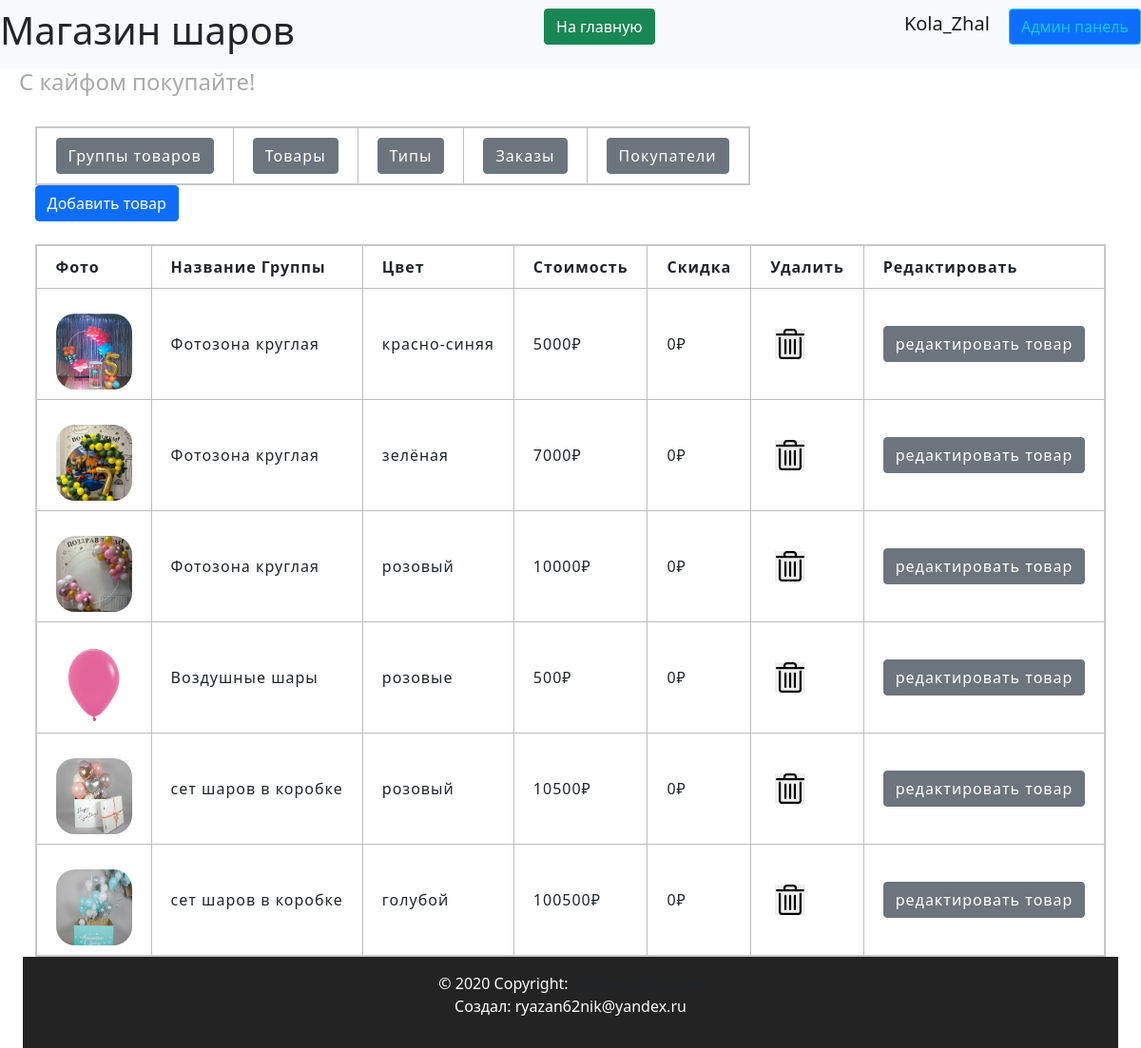
/admin/products (signed in), run on an earlier commit of the app's database.
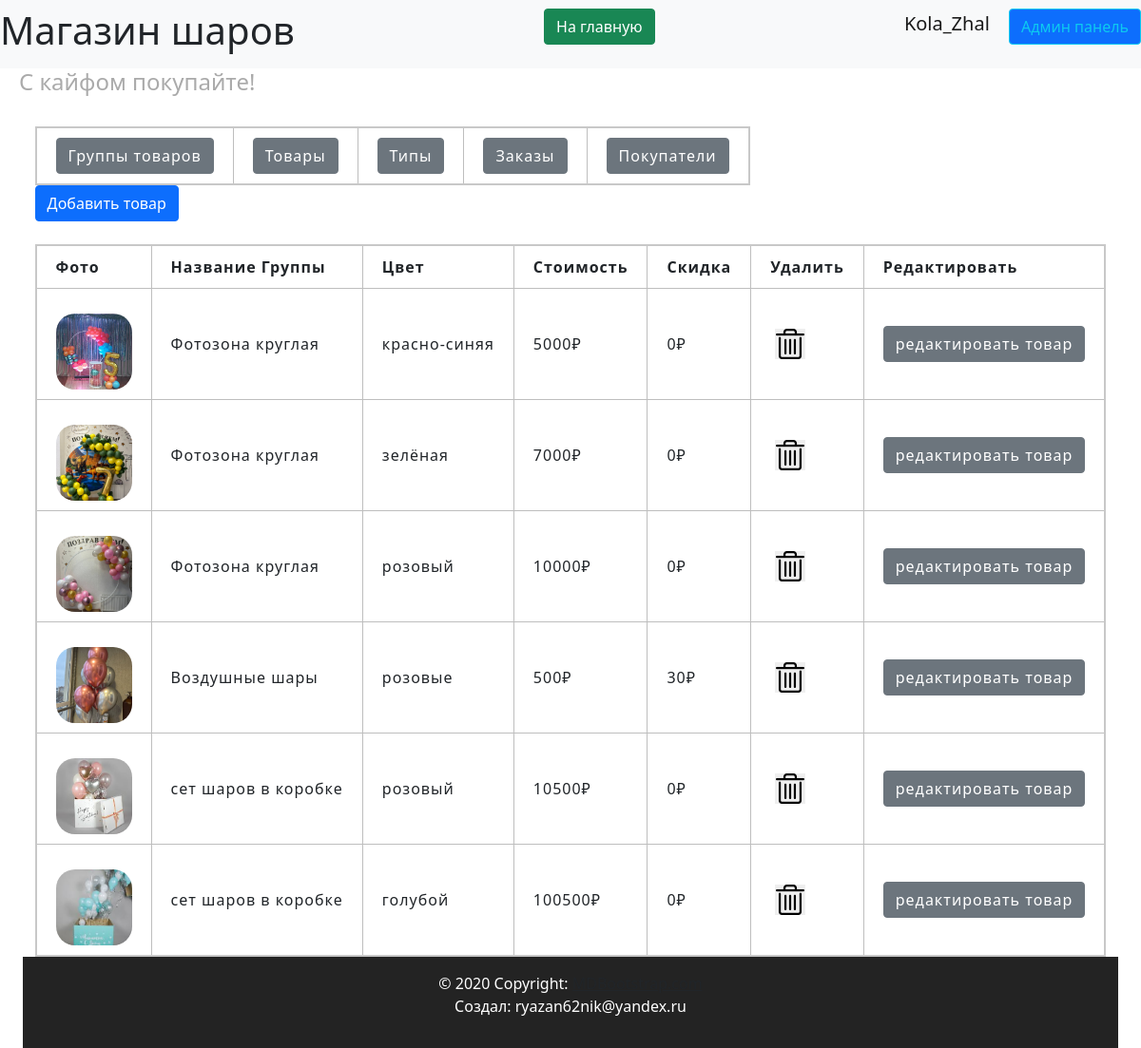
And on a later commit of the database.
### data/users.py (models this page shows, shortened)
class User(SqlAlchemyBase, UserMixin, SerializerMixin):
    __tablename__ = 'users'
    id = sqlalchemy.Column(sqlalchemy.Integer,
                           primary_key=True, autoincrement=True)
    name = sqlalchemy.Column(sqlalchemy.String, nullable=True)
    tel = sqlalchemy.Column(sqlalchemy.String, nullable=True)
    email = sqlalchemy.Column(sqlalchemy.String,
                              index=True, unique=True, nullable=True)
    hashed_password = sqlalchemy.Column(sqlalchemy.String, nullable=True)
    created_date = sqlalchemy.Column(sqlalchemy.DateTime,
                                     default=datetime.datetime.now)
    basket = sqlalchemy.Column(sqlalchemy.String, default='{}')
    admin = sqlalchemy.Column(sqlalchemy.Boolean, default=False)
    tg_id = sqlalchemy.Column(sqlalchemy.String, nullable=True)
    confirmed = sqlalchemy.Column(sqlalchemy.Boolean, default=False)
    address = sqlalchemy.Column(sqlalchemy.String, nullable=True)
    orders = orm.relationship("Order", back_populates='user')

### data/products.py (models this page shows, shortened)
class Products(SqlAlchemyBase, SerializerMixin):
    __tablename__ = 'products'
    id = sqlalchemy.Column(sqlalchemy.Integer,
                           primary_key=True, autoincrement=True)
    color = sqlalchemy.Column(sqlalchemy.String, nullable=True)
    sale = sqlalchemy.Column(sqlalchemy.Integer, nullable=True)
    cost = sqlalchemy.Column(sqlalchemy.Integer)
    remains = sqlalchemy.Column(sqlalchemy.Integer, nullable=True)
    img = sqlalchemy.Column(sqlalchemy.String, default='0_0_0_none.jpg')
    product_group_id = sqlalchemy.Column(sqlalchemy.Integer, sqlalchemy.ForeignKey("product_group.id"))
    product_group = orm.relationship('ProductGroup')

### data/products_group.py (models this page shows, shortened)
class ProductGroup(SqlAlchemyBase, SerializerMixin):
    __tablename__ = 'product_group'
    id = sqlalchemy.Column(sqlalchemy.Integer,
                           primary_key=True, autoincrement=True)
    title = sqlalchemy.Column(sqlalchemy.String, nullable=True)
    description = sqlalchemy.Column(sqlalchemy.String, nullable=True)
    type = sqlalchemy.Column(sqlalchemy.Integer, sqlalchemy.ForeignKey("types.id"))
    type_relation = orm.relationship('Types')
    products = orm.relationship("Products", back_populates='product_group')
    comments = orm.relationship("Comments", back_populates='product_group')

### server.py (the view)
@app.route('/admin/products', methods=['GET', 'POST'])
@login_required
def admin_products():
    if current_user.admin:
        db_sess = db_session.create_session()
        products = db_sess.query(Products).all()
        for product in products:
            if product.img:
                product.img = product.img.split(', ')
        return render_template('pages/admin_products.html', title='Админ панель',
                               products=products)
    else:
        return render_template('pages/no_rights.html')

### data/db_session.py (called while the page is built)
def create_session() -> Session:
    global __factory
    return __factory()

### server.py (called while the page is built)
@login_manager.user_loader
def load_user(user_id):
    db_sess = db_session.create_session()
    return db_sess.query(User).get(user_id)

### templates/pages/admin_products.html (shortened to what this page needs)
{% extends "pages/base_admin.html" %}
{% block admincontent %}
<div>
    {% if current_user.is_authenticated %}
    <a href="/admin/add-product" class="btn btn-primary">Добавить товар</a>
    {% endif %}
</div>
<br>
<div>
    <table>
        <tr>
            <th>Фото</th>
            <th>Название Группы</th>
            <th>Цвет</th>
            <th>Стоимость</th>
            <th>Скидка</th>
            <th>Удалить</th>
            <th>Редактировать</th>
        </tr>
        {% for product in products %}
        <tr>
            <td id="imgTd">
                {% if product.img%}
                <img src="../static/img/products/{{product.img[0]}}" class="admin-img-delete"
                     alt="404 картинка не нашлась(">
                {%else%}
                <img class="admin-img-delete" src="../static/img/products/none.jpg"
                     alt="404 картинка не нашлась("/>
                {%endif%}
            </td>
            <td>{{ product.product_group.title }}</td>
            <td>{{ product.color }}</td>
            <td>{{ product.cost }}₽</td>
            <td>{{ product.sale }}₽</td>
            <td>
                <button type="submit" onclick="show_me({{product.id}}, 'products');" class="delete-button">
                </button>
            </td>
            <td>
                <a href="/admin/edit-product/{{product.id}}" class="btn btn-secondary">редактировать товар</a>
            </td>
        </tr>
        {% endfor %}
    </table>
</div>
{% endblock %}

### templates/pages/base_admin.html
{% extends "base.html" %}
{% block content %}
<br>
<div>
    <table>
        <tr>
            <th><a href="/admin/productsgroups" class="btn btn-secondary">Группы товаров</a></th>
            <th><a href="/admin/products" class="btn btn-secondary">Товары</a></th>
            <th><a href="/admin/types" class="btn btn-secondary">Типы</a></th>
            <th><a href="/admin/orders" class="btn btn-secondary">Заказы</a></th>
            <th><a href="/admin/users" class="btn btn-secondary">Покупатели</a></th>
        </tr>
    </table>
</div>
<div>
    {% block admincontent %}{% endblock %}
</div>
{% endblock %}

### templates/base.html (shortened to what this page needs)
<!doctype html>
<html lang="ru">
<head>
    <link rel="stylesheet" href="{{ url_for('static', filename='css/bootstrap.min.css') }}">
    <link rel="stylesheet" href="{{ url_for('static', filename='css/header.css') }}">
    <link rel="stylesheet" href="{{ url_for('static', filename='css/footer.css') }}">
    <link rel="stylesheet" href="{{ url_for('static', filename='css/style.css') }}">
    <link rel="stylesheet" href="{{ url_for('static', filename='css/mystyle.css') }}">
</head>
<body>
{% include 'includes/header.html' %}
<div class="container">
    <main>
        {% block content %}
        {% endblock %}
    </main>
    {% include 'includes/footer.html' %}
</div>
</body>
</html>

### templates/includes/header.html
<header>
    <nav class="navbar navbar-light bg-light">
        <h1> Магазин шаров</h1>
        <p align="right">
            <a href="/index" class="btn btn-success"> На главную </a>
        </p>
        {% if current_user.is_authenticated %}
        <p align="right">
            <a class="navbar-brand" href="/logout">{{ current_user.name }}</a>
            {% if current_user.admin%}
            <a class="btn btn-primary btn btn-outline-info mr-2" href="/admin/products">Админ панель</a>
            {% endif %}
            {% else %}
        <p align="right">
            <a class="btn btn-primary " href="/register">Зарегистрироваться</a>
            <a class="btn btn-success" href="/login">Войти</a>
        </p>
        {% endif %}
    </nav>
    <h4 align="left">С кайфом покупайте!</h4>
</header>

### templates/includes/footer.html
<footer class="bg-body-tertiary text-center text-lg-start">
  <div class="text-center p-3">
    © 2020 Copyright:
    <a class="text-body" href="https://mdbootstrap.com/">MDBootstrap.com</a>
    <p>Создал: ryazan62nik@yandex.ru</p>
  </div>
</footer>

### static/css/header.css (style rules this page uses)
:root { --main-color: #0179FA; --second-color: white; }

### static/css/footer.css (style rules this page uses)
:root { --main-color: #111111; --second-color: white; }
footer { background-color: var(--main-color); }

### static/css/style.css (style rules this page uses)
:root { --main-color: #0179FA; --second-color: #ffffff; --thirdly_color: #629ee3; }
body { background-color: var(--second-color); }

### static/css/mystyle.css (style rules this page uses)
html { --firstly-color: white; --secondary-color: rgba(91, 82, 212, 0.837); --thirdly-color: rgb(99, 96, 105); --fourly-color: rgb(144, 182, 242); --black: rgb(35, 35, 35); --dark-blue: #12191D; --white: #FFFFFF; --green: #33FF00; --caribbean: #00E197; --light-green: #8EEF8C; --turquoise: #12EEFF; --pink: #F053D5; --red: #FE785A; --gray-900: #0C1114; --gray-700: #242A2C; --gray-650: #495257; --gray-600: #424B4F; --gray-500: #495257; --gray-300: #8D979E; --gray-200: #ACB4B9; --gray-150: #AEB6BB; --gray-100: #EEF1F3; --gray-50: #F6F8F9; }
h4 { padding-left: 20px; color: #aaaaaa; }
.admin-img-delete { width: 10vh; height: 10vh; border-radius: 20px; object-fit: cover; margin-top: 2vh; }
.delete-button { width: 4vh; height: 4vh; border: none; background-image: url('../img/system/admin_del_item.png'); background-size: cover; margin: 5px 5px; }
table { border-collapse: collapse; border: 2px solid rgb(200, 200, 200); letter-spacing: 1px; }
td, th { border: 1px solid rgb(190, 190, 190); padding: 10px 20px; }
footer { clear: both; padding: 0; background: var(--black); color: #FFFFFF; overflow: hidden; min-width: 100; }
.container { display: flex; flex-direction: column; min-height: 100vh; min-width: 98vw; justify-content: space-evenly; }
main { flex: 1; max-width: 98vw; justify-content: center; display: block; margin: 0 auto; text-align: left; }
body { margin: 0; padding: 0; text-align: center; }

What changed in the data, as far as the page shows it:
changed Products "розовые": img: a different picture; sale "0" → "30"
